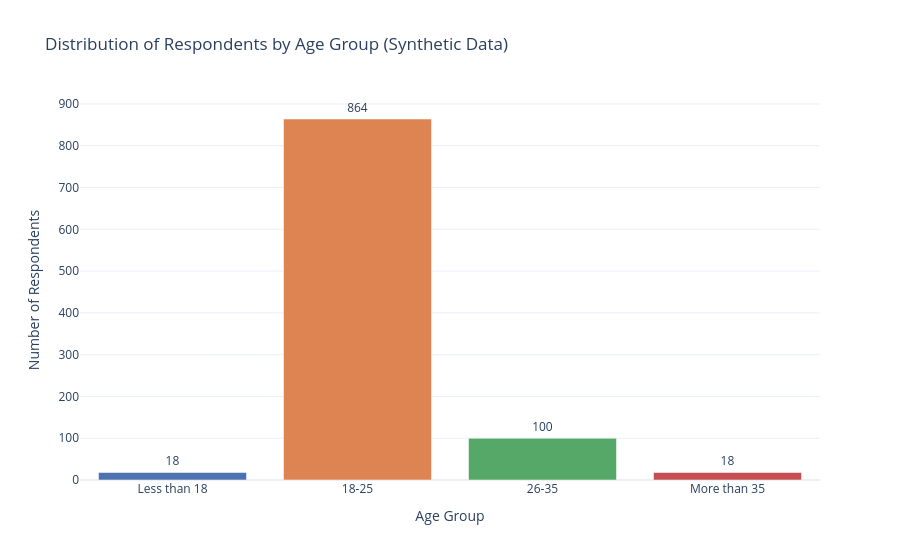

The notebook cell saved with this chart:
### Code cell
# --- Plotly interactive bar chart (same data, interactive version) ---
fig = px.bar(
    x=age_counts.index, y=age_counts.values,
    labels={'x': 'Age Group', 'y': 'Number of Respondents'},
    title="Distribution of Respondents by Age Group (Synthetic Data)",
    color=age_counts.index,
    color_discrete_sequence=PALETTE,
    text=age_counts.values,
)
fig.update_traces(textposition='outside')
fig.update_layout(showlegend=False, template='plotly_white')
fig.show()

### Figure 1 — Plotly figure (JSON) as saved in the notebook; plotly's stock layout.template omitted (floating-point values rounded to 4 significant figures)
{"data": [{"hovertemplate": "color=Less than 18<br>Age Group=%{x}<br>Number of Respondents=%{y}<br>text=%{text}<extra></extra>", "legendgroup": "Less than 18", "marker": {"color": "#4C72B0", "pattern": {"shape": ""}}, "name": "Less than 18", "orientation": "v", "showlegend": true, "text": [18.0], "textposition": "outside", "type": "bar", "x": ["Less than 18"], "xaxis": "x", "y": [18], "yaxis": "y"}, {"hovertemplate": "color=18-25<br>Age Group=%{x}<br>Number of Respondents=%{y}<br>text=%{text}<extra></extra>", "legendgroup": "18-25", "marker": {"color": "#DD8452", "pattern": {"shape": ""}}, "name": "18-25", "orientation": "v", "showlegend": true, "text": [864.0], "textposition": "outside", "type": "bar", "x": ["18-25"], "xaxis": "x", "y": [864], "yaxis": "y"}, {"hovertemplate": "color=26-35<br>Age Group=%{x}<br>Number of Respondents=%{y}<br>text=%{text}<extra></extra>", "legendgroup": "26-35", "marker": {"color": "#55A868", "pattern": {"shape": ""}}, "name": "26-35", "orientation": "v", "showlegend": true, "text": [100.0], "textposition": "outside", "type": "bar", "x": ["26-35"], "xaxis": "x", "y": [100], "yaxis": "y"}, {"hovertemplate": "color=More than 35<br>Age Group=%{x}<br>Number of Respondents=%{y}<br>text=%{text}<extra></extra>", "legendgroup": "More than 35", "marker": {"color": "#C44E52", "pattern": {"shape": ""}}, "name": "More than 35", "orientation": "v", "showlegend": true, "text": [18.0], "textposition": "outside", "type": "bar", "x": ["More than 35"], "xaxis": "x", "y": [18], "yaxis": "y"}], "layout": {"barmode": "relative", "legend": {"title": {"text": "color"}, "tracegroupgap": 0}, "showlegend": false, "title": {"text": "Distribution of Respondents by Age Group (Synthetic Data)"}, "xaxis": {"anchor": "y", "domain": [0.0, 1.0], "title": {"text": "Age Group"}}, "yaxis": {"anchor": "x", "domain": [0.0, 1.0], "title": {"text": "Number of Respondents"}}}}
